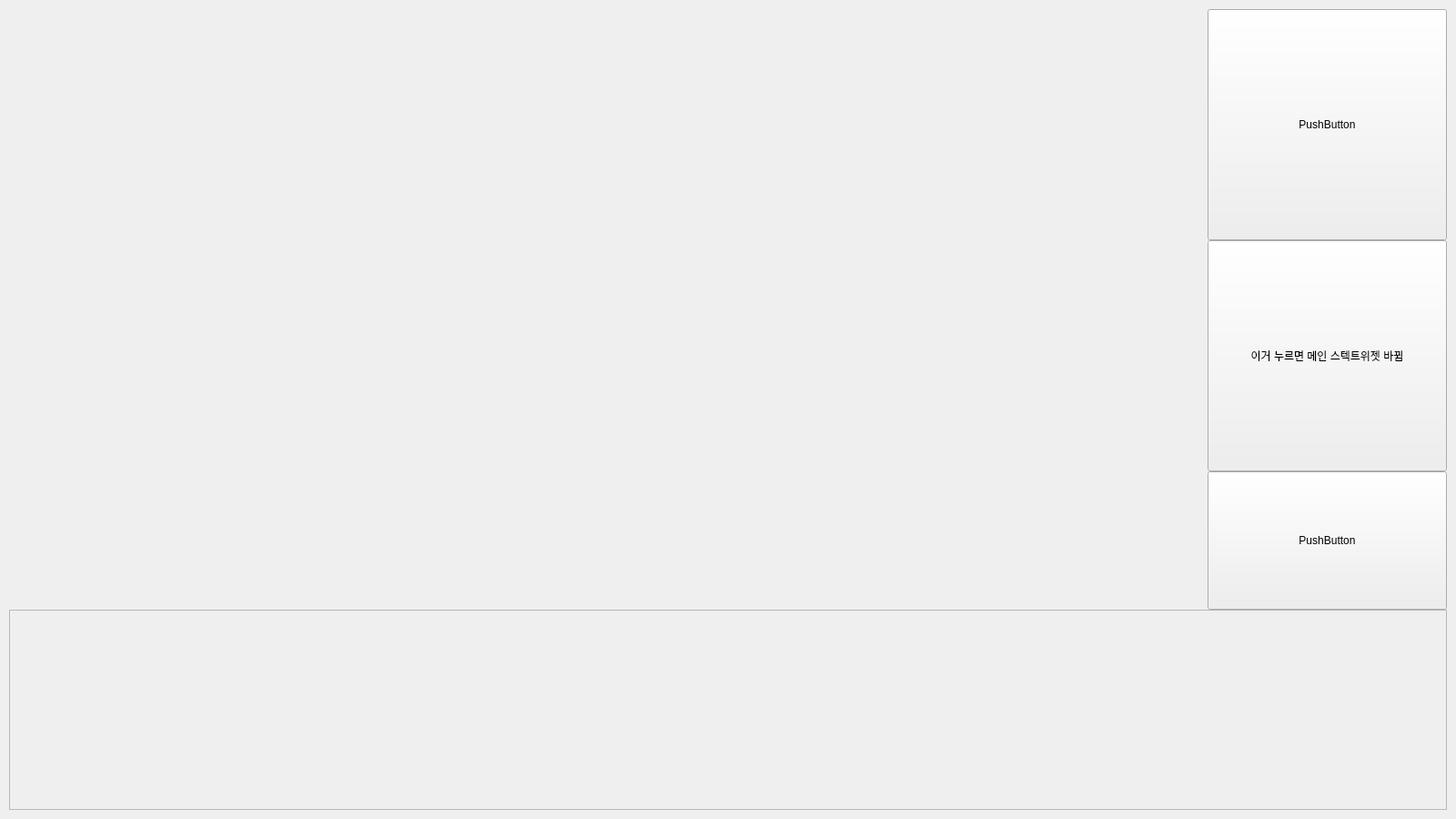
<?xml version="1.0" encoding="UTF-8"?>
<ui version="4.0">
 <class>MainWindow</class>
 <widget class="QMainWindow" name="MainWindow">
  <property name="geometry">
   <rect>
    <x>0</x>
    <y>0</y>
    <width>1600</width>
    <height>900</height>
   </rect>
  </property>
  <property name="minimumSize">
   <size>
    <width>1600</width>
    <height>900</height>
   </size>
  </property>
  <property name="windowTitle">
   <string>MainWindow</string>
  </property>
  <widget class="QWidget" name="centralwidget">
   <layout class="QVBoxLayout" name="verticalLayout_2">
    <property name="spacing">
     <number>0</number>
    </property>
    <property name="leftMargin">
     <number>10</number>
    </property>
    <property name="topMargin">
     <number>10</number>
    </property>
    <property name="rightMargin">
     <number>10</number>
    </property>
    <property name="bottomMargin">
     <number>10</number>
    </property>
    <item>
     <layout class="QVBoxLayout" name="verticalLayout" stretch="1,3,1">
      <property name="spacing">
       <number>0</number>
      </property>
      <property name="sizeConstraint">
       <enum>QLayout::SetDefaultConstraint</enum>
      </property>
      <item>
       <layout class="QHBoxLayout" name="horizontalLayout_3" stretch="4,2,2,4,2,2">
        <property name="spacing">
         <number>0</number>
        </property>
        <property name="rightMargin">
         <number>0</number>
        </property>
        <item>
         <layout class="QVBoxLayout" name="frm_p0_0"/>
        </item>
        <item>
         <layout class="QVBoxLayout" name="frm_p0_1"/>
        </item>
        <item>
         <layout class="QVBoxLayout" name="frm_p0_2"/>
        </item>
        <item>
         <layout class="QVBoxLayout" name="frm_p1_0"/>
        </item>
        <item>
         <layout class="QVBoxLayout" name="frm_p1_1"/>
        </item>
        <item>
         <layout class="QVBoxLayout" name="frm_p1_2"/>
        </item>
       </layout>
      </item>
      <item>
       <layout class="QHBoxLayout" name="horizontalLayout_2" stretch="5,1">
        <property name="spacing">
         <number>0</number>
        </property>
        <property name="leftMargin">
         <number>0</number>
        </property>
        <item>
         <widget class="QStackedWidget" name="stackedWidget">
          <property name="currentIndex">
           <number>0</number>
          </property>
          <widget class="QWidget" name="round_page">
           <layout class="QHBoxLayout" name="horizontalLayout_5" stretch="1,1">
            <property name="spacing">
             <number>0</number>
            </property>
            <property name="leftMargin">
             <number>0</number>
            </property>
            <property name="topMargin">
             <number>0</number>
            </property>
            <property name="rightMargin">
             <number>0</number>
            </property>
            <property name="bottomMargin">
             <number>0</number>
            </property>
            <item>
             <layout class="QGridLayout" name="gridLayout_2">
              <property name="spacing">
               <number>0</number>
              </property>
              <item row="0" column="0">
               <layout class="QVBoxLayout" name="basic_0"/>
              </item>
              <item row="1" column="0">
               <layout class="QVBoxLayout" name="basic_1"/>
              </item>
              <item row="2" column="0">
               <layout class="QVBoxLayout" name="basic_2"/>
              </item>
              <item row="3" column="0">
               <layout class="QVBoxLayout" name="basic_3"/>
              </item>
              <item row="4" column="0">
               <layout class="QVBoxLayout" name="basic_4"/>
              </item>
              <item row="0" column="1">
               <layout class="QVBoxLayout" name="basic_5"/>
              </item>
              <item row="1" column="1">
               <layout class="QVBoxLayout" name="basic_6"/>
              </item>
              <item row="2" column="1">
               <layout class="QVBoxLayout" name="basic_7"/>
              </item>
              <item row="3" column="1">
               <layout class="QVBoxLayout" name="basic_8"/>
              </item>
              <item row="4" column="1">
               <layout class="QVBoxLayout" name="basic_9"/>
              </item>
              <item row="0" column="2">
               <layout class="QVBoxLayout" name="basic_10"/>
              </item>
              <item row="1" column="2">
               <layout class="QVBoxLayout" name="basic_11"/>
              </item>
              <item row="2" column="2">
               <layout class="QVBoxLayout" name="basic_12"/>
              </item>
              <item row="3" column="2">
               <layout class="QVBoxLayout" name="basic_13"/>
              </item>
              <item row="4" column="2">
               <layout class="QVBoxLayout" name="basic_14"/>
              </item>
             </layout>
            </item>
            <item>
             <layout class="QGridLayout" name="gridLayout" rowstretch="1,1,1,1,1" columnstretch="1,1,1">
              <property name="spacing">
               <number>0</number>
              </property>
              <item row="0" column="0">
               <layout class="QVBoxLayout" name="basic_15"/>
              </item>
              <item row="1" column="0">
               <layout class="QVBoxLayout" name="basic_16"/>
              </item>
              <item row="2" column="0">
               <layout class="QVBoxLayout" name="basic_17"/>
              </item>
              <item row="3" column="0">
               <layout class="QVBoxLayout" name="basic_18"/>
              </item>
              <item row="4" column="0">
               <layout class="QVBoxLayout" name="basic_19"/>
              </item>
              <item row="0" column="1">
               <layout class="QVBoxLayout" name="basic_20"/>
              </item>
              <item row="1" column="1">
               <layout class="QVBoxLayout" name="basic_21"/>
              </item>
              <item row="2" column="1">
               <layout class="QVBoxLayout" name="basic_22"/>
              </item>
              <item row="3" column="1">
               <layout class="QVBoxLayout" name="basic_23"/>
              </item>
              <item row="4" column="1">
               <layout class="QVBoxLayout" name="basic_24"/>
              </item>
              <item row="0" column="2">
               <layout class="QVBoxLayout" name="basic_25"/>
              </item>
              <item row="1" column="2">
               <layout class="QVBoxLayout" name="basic_26"/>
              </item>
              <item row="2" column="2">
               <layout class="QVBoxLayout" name="basic_27"/>
              </item>
              <item row="3" column="2">
               <layout class="QVBoxLayout" name="basic_28"/>
              </item>
              <item row="4" column="2">
               <layout class="QVBoxLayout" name="basic_29"/>
              </item>
             </layout>
            </item>
           </layout>
          </widget>
          <widget class="QWidget" name="personal_page">
           <layout class="QHBoxLayout" name="horizontalLayout_6" stretch="1,1">
            <item>
             <layout class="QVBoxLayout" name="frm_main_field"/>
            </item>
            <item>
             <layout class="QVBoxLayout" name="frm_main_card"/>
            </item>
           </layout>
          </widget>
         </widget>
        </item>
        <item>
         <layout class="QVBoxLayout" name="verticalLayout_3" stretch="5,5,3">
          <property name="spacing">
           <number>0</number>
          </property>
          <property name="bottomMargin">
           <number>0</number>
          </property>
          <item>
           <layout class="QVBoxLayout" name="verticalLayout_35">
            <item>
             <widget class="QPushButton" name="log_2">
              <property name="sizePolicy">
               <sizepolicy hsizetype="Minimum" vsizetype="Minimum">
                <horstretch>0</horstretch>
                <verstretch>0</verstretch>
               </sizepolicy>
              </property>
              <property name="text">
               <string>PushButton</string>
              </property>
             </widget>
            </item>
           </layout>
          </item>
          <item>
           <layout class="QVBoxLayout" name="verticalLayout_36">
            <item>
             <widget class="QPushButton" name="log">
              <property name="sizePolicy">
               <sizepolicy hsizetype="Minimum" vsizetype="Minimum">
                <horstretch>0</horstretch>
                <verstretch>0</verstretch>
               </sizepolicy>
              </property>
              <property name="text">
               <string>이거 누르면 메인 스텍트위젯 바뀜</string>
              </property>
             </widget>
            </item>
           </layout>
          </item>
          <item>
           <layout class="QVBoxLayout" name="verticalLayout_37">
            <item>
             <widget class="QPushButton" name="pushButton_3">
              <property name="sizePolicy">
               <sizepolicy hsizetype="Minimum" vsizetype="Minimum">
                <horstretch>0</horstretch>
                <verstretch>0</verstretch>
               </sizepolicy>
              </property>
              <property name="text">
               <string>PushButton</string>
              </property>
             </widget>
            </item>
           </layout>
          </item>
         </layout>
        </item>
       </layout>
      </item>
      <item>
       <layout class="QHBoxLayout" name="horizontalLayout" stretch="2">
        <property name="spacing">
         <number>0</number>
        </property>
        <item>
         <widget class="QFrame" name="frame_11">
          <property name="frameShape">
           <enum>QFrame::StyledPanel</enum>
          </property>
          <property name="frameShadow">
           <enum>QFrame::Raised</enum>
          </property>
          <layout class="QHBoxLayout" name="horizontalLayout_4" stretch="4,2,2,4,2,2">
           <property name="spacing">
            <number>0</number>
           </property>
           <property name="leftMargin">
            <number>0</number>
           </property>
           <property name="topMargin">
            <number>0</number>
           </property>
           <property name="rightMargin">
            <number>0</number>
           </property>
           <property name="bottomMargin">
            <number>0</number>
           </property>
           <item>
            <layout class="QVBoxLayout" name="frm_p2_0"/>
           </item>
           <item>
            <layout class="QVBoxLayout" name="frm_p2_1"/>
           </item>
           <item>
            <layout class="QVBoxLayout" name="frm_p2_2"/>
           </item>
           <item>
            <layout class="QVBoxLayout" name="frm_p3_0"/>
           </item>
           <item>
            <layout class="QVBoxLayout" name="frm_p3_1"/>
           </item>
           <item>
            <layout class="QVBoxLayout" name="frm_p3_2"/>
           </item>
          </layout>
         </widget>
        </item>
       </layout>
      </item>
     </layout>
    </item>
   </layout>
  </widget>
 </widget>
 <resources/>
 <connections/>
</ui>
